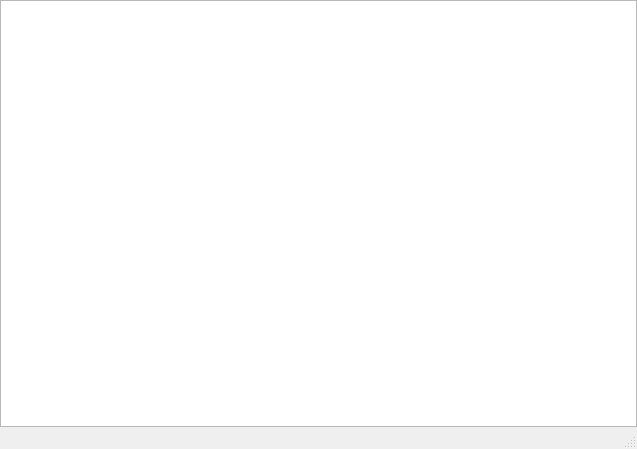
<?xml version="1.0" encoding="UTF-8"?>
<ui version="4.0">
 <class>MainWindow</class>
 <widget class="QMainWindow" name="MainWindow">
  <property name="geometry">
   <rect>
    <x>0</x>
    <y>0</y>
    <width>637</width>
    <height>449</height>
   </rect>
  </property>
  <property name="windowTitle">
   <string>Hello Notepad</string>
  </property>
  <widget class="QWidget" name="centralwidget">
   <layout class="QGridLayout" name="gridLayout">
    <property name="leftMargin">
     <number>0</number>
    </property>
    <property name="topMargin">
     <number>0</number>
    </property>
    <property name="rightMargin">
     <number>0</number>
    </property>
    <property name="bottomMargin">
     <number>0</number>
    </property>
    <item row="0" column="0">
     <layout class="QGridLayout" name="gridLayout_2">
      <item row="0" column="0">
       <widget class="QPlainTextEdit" name="plainTextEdit"/>
      </item>
     </layout>
    </item>
   </layout>
  </widget>
  <widget class="QStatusBar" name="statusbar"/>
  <widget class="QMenuBar" name="menubar">
   <property name="geometry">
    <rect>
     <x>0</x>
     <y>0</y>
     <width>637</width>
     <height>21</height>
    </rect>
   </property>
  </widget>
 </widget>
 <resources/>
 <connections/>
</ui>
